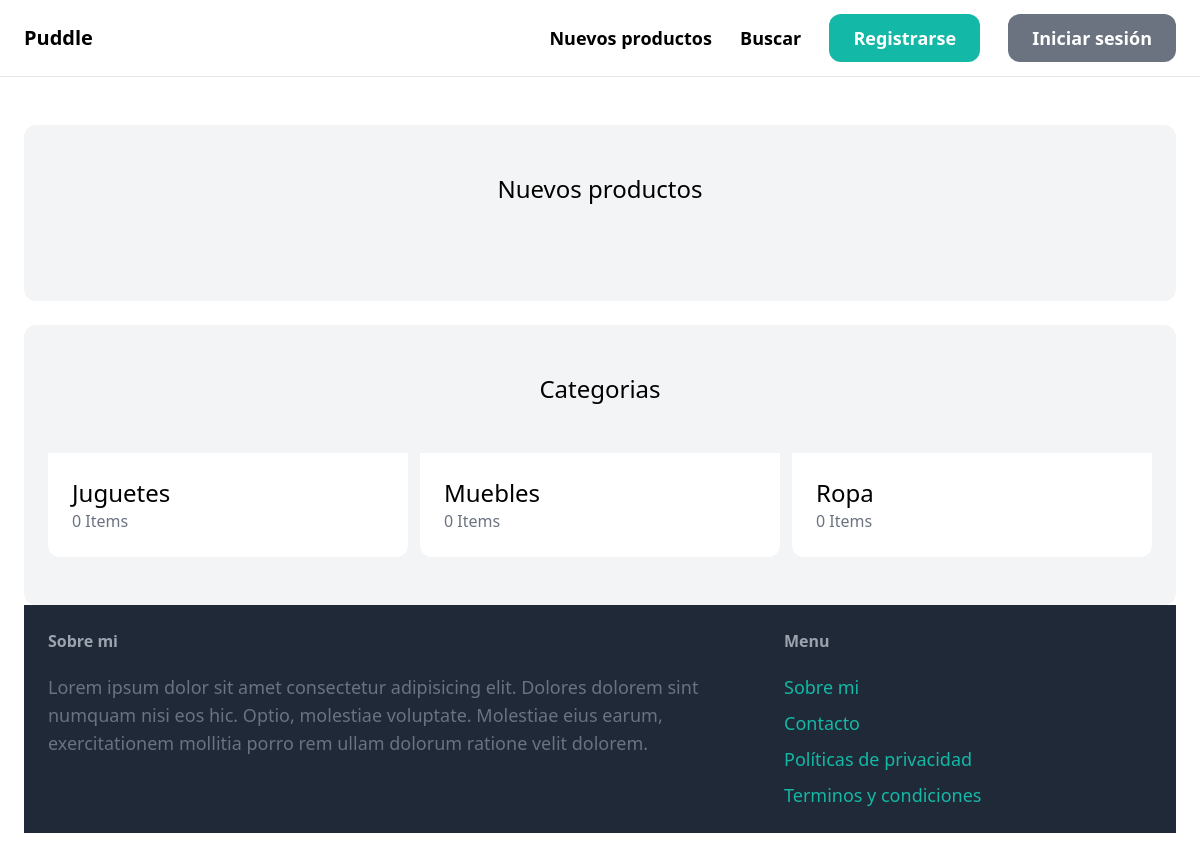
/, run on an earlier commit of the app's database.
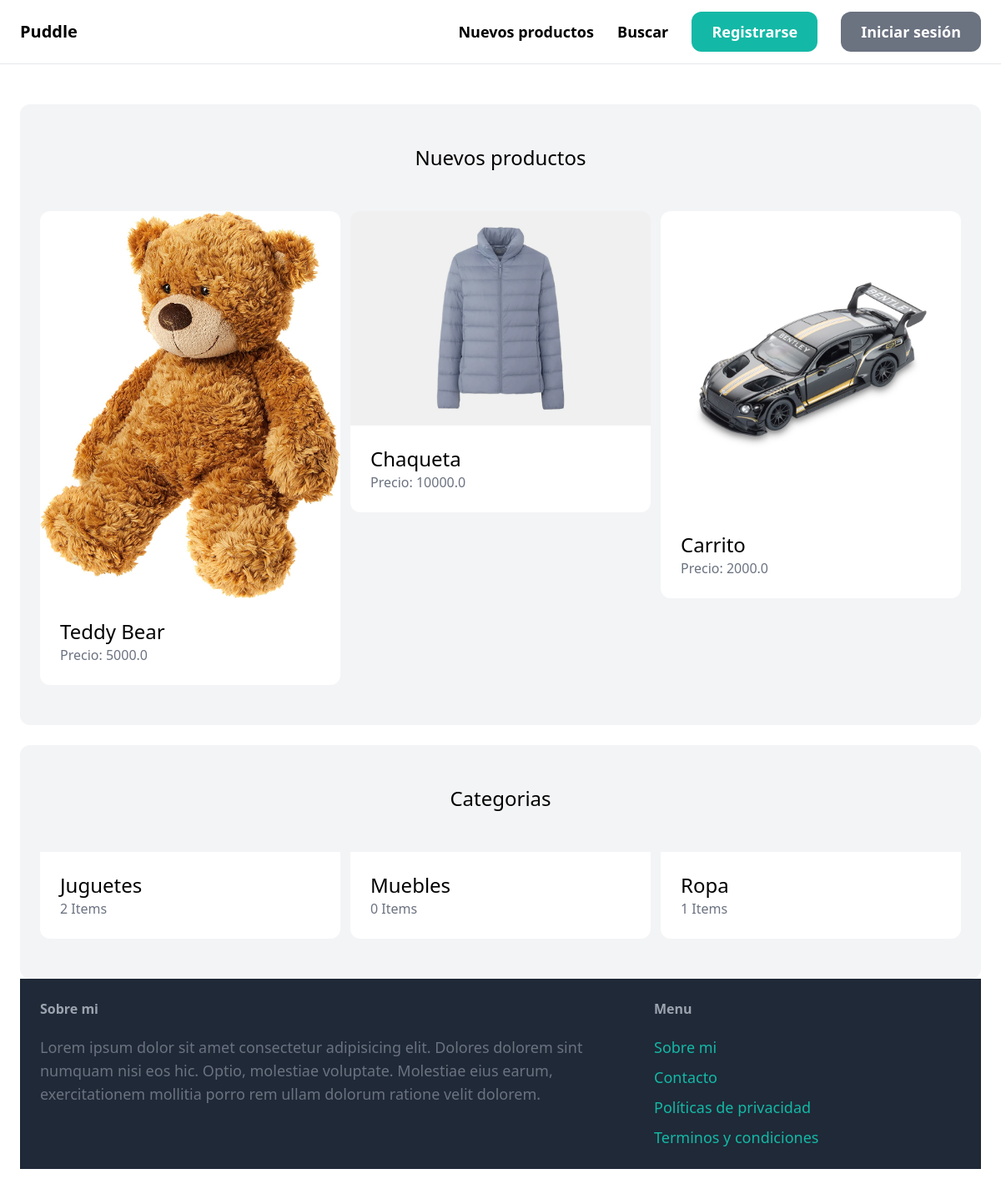
And on a later commit of the database.
### item/models.py (models this page shows, shortened)
class Category(models.Model):
    name = models.CharField(max_length=255)
    class Meta:
        ordering = ('name',)
        verbose_name_plural = 'Categorias'

class Item(models.Model):
    category = models.ForeignKey(Category, related_name='items', on_delete=models.CASCADE)
    name = models.CharField(max_length=255)
    description = models.TextField(blank=True, null=True)
    price = models.FloatField()
    image = models.ImageField(upload_to='item_images', blank=True, null=True)
    is_sold = models.BooleanField(default=False)
    created_by = models.ForeignKey(User, related_name='items', on_delete=models.CASCADE)
    created_at = models.DateTimeField(auto_now_add=True)

### marketplace/views.py (the view)
# urls.py: path('', views.index, name='index'),
def index(request):
    items = Item.objects.filter(is_sold = False)[0:6]
    categorias = Category.objects.all()
    return render(request, 'marketplace/index.html', {
        'categorias': categorias,
        'items': items,
    })

### marketplace/templates/marketplace/index.html (shortened to what this page needs)
{% extends 'marketplace/base.html' %}
{% block content %}
  <div class="mt-6 px-6 py-12 bg-gray-100 rounded-xl">
    <h2 class="mb-12 text-2xl text-center">Nuevos productos</h2>
    <div class="grid grid-cols-3 gap-3">
      {% for item in items %}
        <div>
          <a href="{% url 'item:detail' item.id %}">
            <div>
              <img class="rounded-t-xl" src="{{ item.image.url }}" alt="">
            </div>
            <div class="p-6 bg-white rounded-b-xl">
              <h2 class="text-2xl">{{ item.name }}</h2>
              <p class="text-gray-500">Precio: {{ item.price }}</p>
            </div>
          </a>
        </div>
      {% endfor %}
    </div>
  </div>
  <div class="mt-6 px-6 py-12 bg-gray-100 rounded-xl">
    <h2 class="mb-12 text-2xl text-center">Categorias</h2>
    <div class="grid grid-cols-3 gap-3">
      {% for category in categorias %}
      <div>
        <a href="#">
          <div class="p-6 bg-white rounded-b-xl">
            <h2 class="text-2xl">{{ category.name }}</h2>
            <p class="text-gray-500">{{ category.items.count }} Items</p>
          </div>
        </a>
      </div>
      {% endfor %}
    </div>
  </div>
{% endblock %}

### marketplace/templates/marketplace/base.html (shortened to what this page needs)
<!DOCTYPE html>
<html lang="en">
<head>
  <script src="https://cdn.tailwindcss.com"></script>
</head>
<body>
  <nav class="py-6 px-6 flex justify-between items-center border-b border-gray-200">
    <a href="#" class="text-xl font-semibold">Puddle</a>
    <div class="space-x-6">
      <a href="{% url 'item:new' %}" class="text-lg font-semibold hover:text-gray-500">Nuevos productos</a>
      <a href="#" class="text-lg font-semibold hover:text-gray-500">Buscar</a>
      {% if request.user.is_authenticated %}
        <a href="#" class="px-6 py-3 text-lg font-semibold bg-teal-500 text-white rounded-xl hover:bg-teal-700">Inbox</a>
        <a href="#" class="px-6 py-3 text-lg font-semibold bg-gray-500 text-white rounded-xl hover:bg-gray-700">Dashboard</a>
      {% else %}
        <a href="{% url 'marketplace:signup' %}" class="px-6 py-3 text-lg font-semibold bg-teal-500 text-white rounded-xl hover:bg-teal-700">Registrarse</a>
        <a href="{% url 'marketplace:login' %}" class="px-6 py-3 text-lg font-semibold bg-gray-500 text-white rounded-xl hover:bg-gray-700">Iniciar sesión</a>
      {% endif %}
    </div>
  </nav>
  <div class="px-6 py-6">
    {% block content %}
    {% endblock %}
    <footer class="py-6 px-6 flex justify-between bg-gray-800">
      <div class="w-2/3 pr-10">
        <h3 class="mb-5 font-semibold text-gray-400">Sobre mi</h3>
        <p class="text-lg text-gray-500">Lorem ipsum dolor sit amet consectetur adipisicing elit. Dolores dolorem sint numquam nisi eos hic. Optio, molestiae voluptate. Molestiae eius earum, exercitationem mollitia porro rem ullam dolorum ratione velit dolorem.</p>
      </div>
        <div class="w-1/3">
          <h3 class="mb-5 font-semibold text-gray-400">Menu</h3>
          <ul class="space-y-2">
            <li><a href="" class="text-lg text-teal-500 hover:text-teal-700">Sobre mi</a></li>
            <li><a href="{% url 'marketplace:contact' %}" class="text-lg text-teal-500 hover:text-teal-700">Contacto</a></li>
            <li><a href="" class="text-lg text-teal-500 hover:text-teal-700">Políticas de privacidad</a></li>
            <li><a href="" class="text-lg text-teal-500 hover:text-teal-700">Terminos y condiciones</a></li>
          </ul>
        </div>
    </footer>
  </div>
</body>
</html>

What changed in the data, as far as the page shows it:
added Item: image (picture), name "Teddy Bear", price "5000.0"
added Item: image (picture), name "Chaqueta", price "10000.0"
added Item: image (picture), name "Carrito", price "2000.0"
computed for Category "Juguetes": items.count "0" → "2"
computed for Category "Ropa": items.count "0" → "1"
